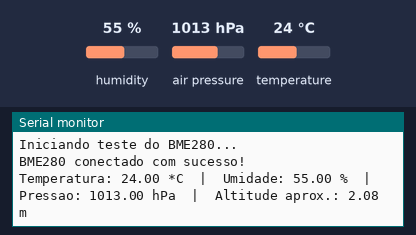
Recording of a sketch running on a simulated Arduino Uno, built with avr-gcc and run on an emulated ATmega328P. Shown: the last lines printed to the serial monitor. Inputs (shaded band) come from the test bench; at power-on: humidity 55 %, air pressure 1013 hPa, temperature 24 °C.

Above: at 1.2 s.
1.3 s: humidity set to 22 %
At 2.9 s:
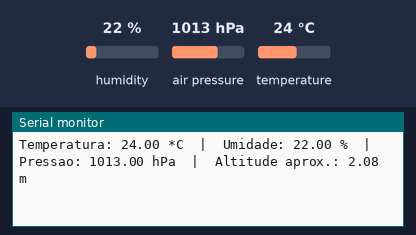
3.6 s: air pressure set to 952 hPa
At 4.7 s:
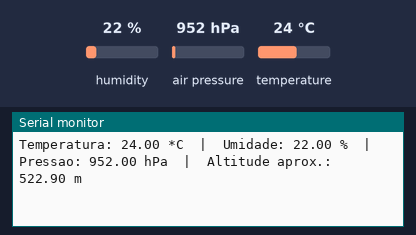
5.9 s: temperature set to 12 °C
At 6.5 s:
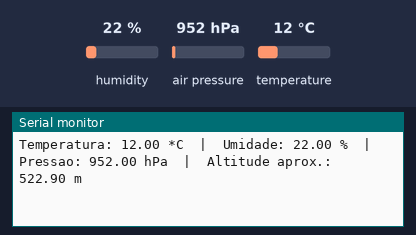

The sketch:

bme280.ino
```cpp
#include <Wire.h>
#include <Adafruit_Sensor.h>
#include <Adafruit_BME280.h>

#define PRESSAO_NIVEL_MAR_HPA (1013.25)

Adafruit_BME280 bme;

void setup() {
  Serial.begin(115200);
  while (!Serial);

  Serial.println("Iniciando teste do BME280...");

  // Tenta o endereco padrao 0x76 e, se falhar, tenta o 0x77
  if (!bme.begin(0x76) && !bme.begin(0x77)) {
    Serial.println("Erro: BME280 nao encontrado! Verifique o contato dos 4 pinos e aperte Reset.");
    while (1) delay(10);
  }

  Serial.println("BME280 conectado com sucesso!");
}

void loop() {
  Serial.print("Temperatura: ");
  Serial.print(bme.readTemperature());
  Serial.print(" *C  |  ");

  Serial.print("Umidade: ");
  Serial.print(bme.readHumidity());
  Serial.print(" %  |  ");

  Serial.print("Pressao: ");
  Serial.print(bme.readPressure() / 100.0F);
  Serial.print(" hPa  |  ");

  Serial.print("Altitude aprox.: ");
  Serial.print(bme.readAltitude(PRESSAO_NIVEL_MAR_HPA));
  Serial.println(" m");

  delay(2000);
}

//São utilizados jumpers macho-fêmea
//Relação dos pinos
//DHT 22     --------   Arduino UNO
//VCC (+)     ------    3.3V (Power) fio vermelho
//GND (-)     -----      GND (Power) fio preto
//SCL          ----       pino A5 (ANALOOG IN) fio amarelo
//SDA         ------     Pino A4 (ANALOG IN) Fio verde
```

Measured:
- after the input at 1.3 s, the serial monitor: prints a new line after 0.71 s (image 1)
- after the input at 3.6 s, the serial monitor: prints a new line after 0.42 s (image 2)
- after the input at 5.9 s, the serial monitor: prints a new line after 0.12 s (image 3)
